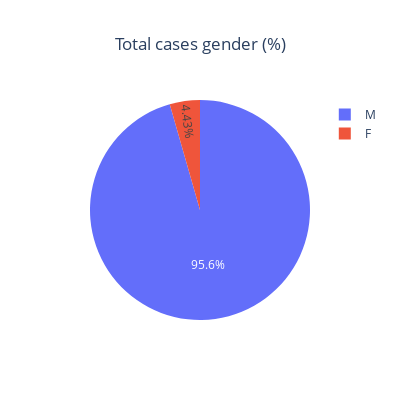

Notebook source saved alongside this figure:
### Markdown cell above
As expected, more than 95% of the victims are male

### Code cell
fig = px.pie(values = df.gender.value_counts(normalize=True).values, names=df.gender.value_counts(normalize=True).index, title='Total cases gender (%)')
fig.update(layout=dict(title=dict(x=0.5),autosize=False, width=400, height=400))
fig.show()

### Figure 1 — Plotly figure (JSON) as saved in the notebook; plotly's stock layout.template omitted (floating-point values rounded to 4 significant figures)
{"data": [{"domain": {"x": [0, 1], "y": [0, 1]}, "hovertemplate": "label=%{label}<br>value=%{value}<extra></extra>", "labels": ["M", "F"], "legendgroup": "", "name": "", "showlegend": true, "type": "pie", "values": [0.9557, 0.04434]}], "layout": {"autosize": false, "height": 400, "legend": {"tracegroupgap": 0}, "title": {"text": "Total cases gender (%)", "x": 0.5}, "width": 400}}
